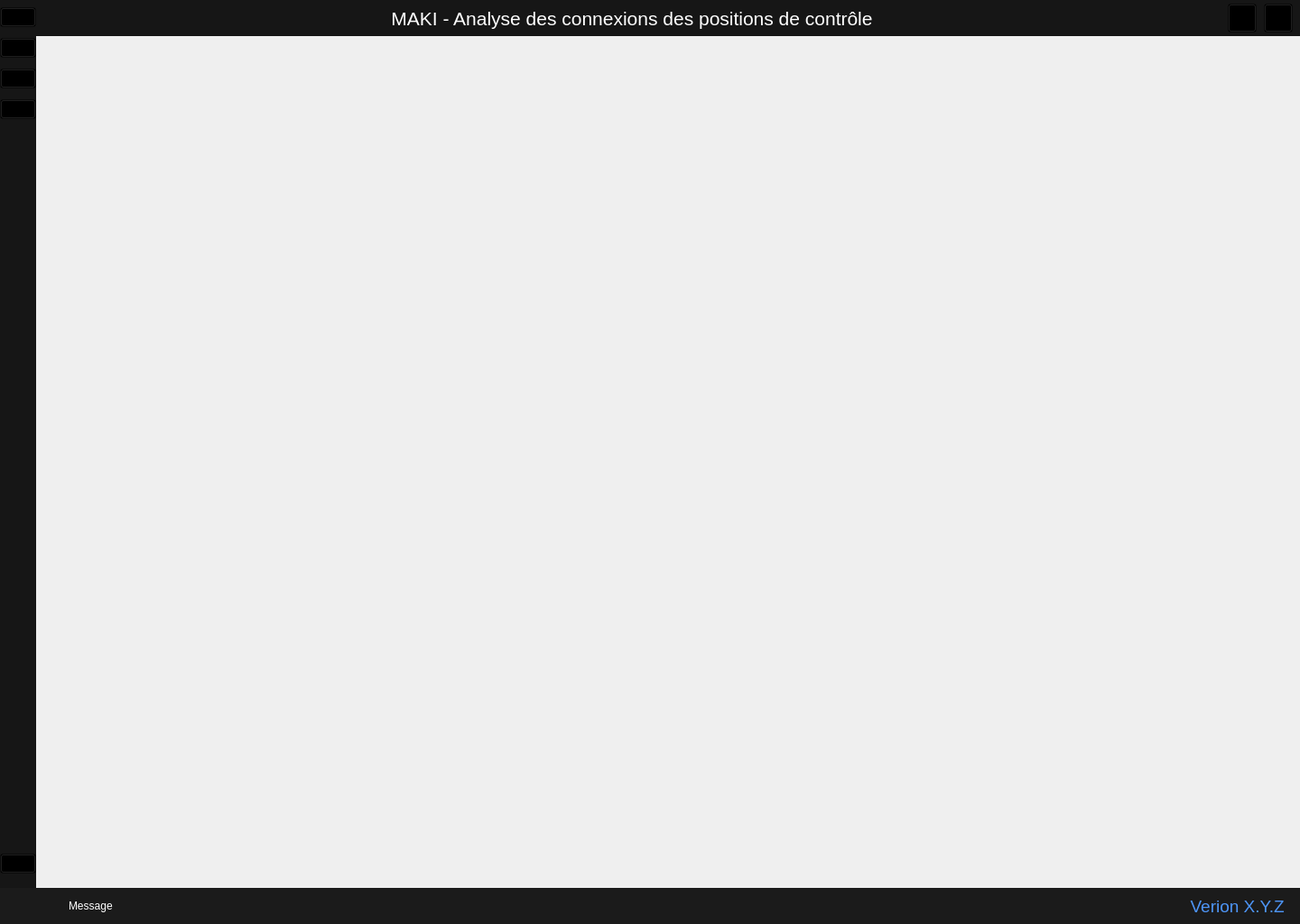
<?xml version="1.0" encoding="UTF-8"?>
<ui version="4.0">
 <class>MainWindow</class>
 <widget class="QMainWindow" name="MainWindow">
  <property name="geometry">
   <rect>
    <x>0</x>
    <y>0</y>
    <width>1440</width>
    <height>1024</height>
   </rect>
  </property>
  <property name="windowTitle">
   <string>MainWindow</string>
  </property>
  <property name="styleSheet">
   <string notr="true">#titre_application {
background-color: #161616;;
}

#titreLbl {
	color: rgb(255, 255, 255);
}

#window_sizeBtn {
    background-color: transparent;
}

#closeBtn {
    background-color: transparent;
}



#menu_vertical {
  background-color : #161616;
}

#homeBtn {
background-color: transparent;
}

#importCnxBtn {
background-color: transparent;
}

#importEvtBtn {
background-color: transparent;
}

#databaseBtn {
background-color: transparent;
}

#settingBtn {
background-color: transparent;
}

#footer {
  background-color : #1b1b1b;

}

#versionLbl {
    color : rgb(77, 149, 247);
}

#messageLbl {
    color: rgb(255, 255, 255);
}</string>
  </property>
  <widget class="QWidget" name="centralwidget">
   <layout class="QVBoxLayout" name="verticalLayout">
    <property name="spacing">
     <number>0</number>
    </property>
    <property name="leftMargin">
     <number>0</number>
    </property>
    <property name="topMargin">
     <number>0</number>
    </property>
    <property name="rightMargin">
     <number>0</number>
    </property>
    <property name="bottomMargin">
     <number>0</number>
    </property>
    <item>
     <widget class="QWidget" name="central_widget" native="true">
      <property name="sizePolicy">
       <sizepolicy hsizetype="Preferred" vsizetype="Expanding">
        <horstretch>0</horstretch>
        <verstretch>0</verstretch>
       </sizepolicy>
      </property>
      <layout class="QHBoxLayout" name="horizontalLayout_2">
       <property name="spacing">
        <number>0</number>
       </property>
       <property name="leftMargin">
        <number>0</number>
       </property>
       <property name="topMargin">
        <number>0</number>
       </property>
       <property name="rightMargin">
        <number>0</number>
       </property>
       <property name="bottomMargin">
        <number>0</number>
       </property>
       <item>
        <widget class="QWidget" name="menu_vertical" native="true">
         <layout class="QVBoxLayout" name="verticalLayout_2">
          <property name="spacing">
           <number>12</number>
          </property>
          <property name="leftMargin">
           <number>0</number>
          </property>
          <property name="topMargin">
           <number>8</number>
          </property>
          <property name="rightMargin">
           <number>0</number>
          </property>
          <property name="bottomMargin">
           <number>16</number>
          </property>
          <item>
           <widget class="QPushButton" name="homeBtn">
            <property name="sizePolicy">
             <sizepolicy hsizetype="Minimum" vsizetype="Minimum">
              <horstretch>0</horstretch>
              <verstretch>0</verstretch>
             </sizepolicy>
            </property>
            <property name="toolTip">
             <string>Home</string>
            </property>
            <property name="text">
             <string/>
            </property>
            <property name="icon">
             <iconset resource="ressources.qrc">
              <normaloff>:/icons/ressources/icons/home.svg</normaloff>:/icons/ressources/icons/home.svg</iconset>
            </property>
            <property name="iconSize">
             <size>
              <width>48</width>
              <height>48</height>
             </size>
            </property>
           </widget>
          </item>
          <item>
           <widget class="QPushButton" name="importCnxBtn">
            <property name="toolTip">
             <string>Importation des log de connexion</string>
            </property>
            <property name="text">
             <string/>
            </property>
            <property name="icon">
             <iconset resource="ressources.qrc">
              <normaloff>:/icons/ressources/icons/shuffle.svg</normaloff>:/icons/ressources/icons/shuffle.svg</iconset>
            </property>
            <property name="iconSize">
             <size>
              <width>48</width>
              <height>48</height>
             </size>
            </property>
           </widget>
          </item>
          <item>
           <widget class="QPushButton" name="importEvtBtn">
            <property name="toolTip">
             <string>Importation des log évènements</string>
            </property>
            <property name="text">
             <string/>
            </property>
            <property name="icon">
             <iconset resource="ressources.qrc">
              <normaloff>:/icons/ressources/icons/activity.svg</normaloff>:/icons/ressources/icons/activity.svg</iconset>
            </property>
            <property name="iconSize">
             <size>
              <width>48</width>
              <height>48</height>
             </size>
            </property>
           </widget>
          </item>
          <item>
           <widget class="QPushButton" name="databaseBtn">
            <property name="toolTip">
             <string>Gestion de la base de donnée...</string>
            </property>
            <property name="text">
             <string/>
            </property>
            <property name="icon">
             <iconset resource="ressources.qrc">
              <normaloff>:/icons/ressources/icons/database.svg</normaloff>:/icons/ressources/icons/database.svg</iconset>
            </property>
            <property name="iconSize">
             <size>
              <width>48</width>
              <height>48</height>
             </size>
            </property>
            <property name="flat">
             <bool>false</bool>
            </property>
           </widget>
          </item>
          <item>
           <spacer name="verticalSpacer">
            <property name="orientation">
             <enum>Qt::Vertical</enum>
            </property>
            <property name="sizeHint" stdset="0">
             <size>
              <width>20</width>
              <height>737</height>
             </size>
            </property>
           </spacer>
          </item>
          <item>
           <widget class="QPushButton" name="settingBtn">
            <property name="enabled">
             <bool>true</bool>
            </property>
            <property name="text">
             <string/>
            </property>
            <property name="icon">
             <iconset resource="ressources.qrc">
              <normaloff>:/icons/ressources/icons/settings.svg</normaloff>:/icons/ressources/icons/settings.svg</iconset>
            </property>
            <property name="iconSize">
             <size>
              <width>48</width>
              <height>48</height>
             </size>
            </property>
           </widget>
          </item>
         </layout>
        </widget>
       </item>
       <item>
        <widget class="QWidget" name="widget_main" native="true">
         <property name="sizePolicy">
          <sizepolicy hsizetype="Expanding" vsizetype="Preferred">
           <horstretch>0</horstretch>
           <verstretch>0</verstretch>
          </sizepolicy>
         </property>
         <property name="autoFillBackground">
          <bool>false</bool>
         </property>
         <property name="styleSheet">
          <string notr="true"/>
         </property>
         <layout class="QVBoxLayout" name="verticalLayout_3">
          <property name="spacing">
           <number>0</number>
          </property>
          <property name="leftMargin">
           <number>0</number>
          </property>
          <property name="topMargin">
           <number>0</number>
          </property>
          <property name="rightMargin">
           <number>0</number>
          </property>
          <property name="bottomMargin">
           <number>0</number>
          </property>
          <item>
           <widget class="QWidget" name="titre_application" native="true">
            <property name="sizePolicy">
             <sizepolicy hsizetype="Preferred" vsizetype="Preferred">
              <horstretch>0</horstretch>
              <verstretch>0</verstretch>
             </sizepolicy>
            </property>
            <property name="minimumSize">
             <size>
              <width>0</width>
              <height>40</height>
             </size>
            </property>
            <property name="maximumSize">
             <size>
              <width>16777215</width>
              <height>40</height>
             </size>
            </property>
            <layout class="QHBoxLayout" name="horizontalLayout_3">
             <property name="spacing">
              <number>8</number>
             </property>
             <property name="leftMargin">
              <number>8</number>
             </property>
             <property name="topMargin">
              <number>0</number>
             </property>
             <property name="rightMargin">
              <number>8</number>
             </property>
             <property name="bottomMargin">
              <number>0</number>
             </property>
             <item>
              <widget class="QLabel" name="titreLbl">
               <property name="sizePolicy">
                <sizepolicy hsizetype="Expanding" vsizetype="Preferred">
                 <horstretch>0</horstretch>
                 <verstretch>0</verstretch>
                </sizepolicy>
               </property>
               <property name="font">
                <font>
                 <pointsize>16</pointsize>
                </font>
               </property>
               <property name="text">
                <string>MAKI - Analyse des connexions des positions de contrôle</string>
               </property>
               <property name="alignment">
                <set>Qt::AlignCenter</set>
               </property>
              </widget>
             </item>
             <item>
              <widget class="QPushButton" name="window_sizeBtn">
               <property name="enabled">
                <bool>true</bool>
               </property>
               <property name="maximumSize">
                <size>
                 <width>32</width>
                 <height>32</height>
                </size>
               </property>
               <property name="toolTip">
                <string>Taille optimale de la fenêtre !</string>
               </property>
               <property name="text">
                <string/>
               </property>
               <property name="icon">
                <iconset resource="ressources.qrc">
                 <normaloff>:/icons/ressources/icons/maximize.svg</normaloff>:/icons/ressources/icons/maximize.svg</iconset>
               </property>
               <property name="iconSize">
                <size>
                 <width>28</width>
                 <height>28</height>
                </size>
               </property>
              </widget>
             </item>
             <item>
              <widget class="QPushButton" name="closeBtn">
               <property name="sizePolicy">
                <sizepolicy hsizetype="Minimum" vsizetype="Minimum">
                 <horstretch>0</horstretch>
                 <verstretch>0</verstretch>
                </sizepolicy>
               </property>
               <property name="maximumSize">
                <size>
                 <width>32</width>
                 <height>32</height>
                </size>
               </property>
               <property name="toolTip">
                <string>Fermeture de l'application...</string>
               </property>
               <property name="text">
                <string/>
               </property>
               <property name="icon">
                <iconset resource="ressources.qrc">
                 <normaloff>:/icons/ressources/icons/x-square.svg</normaloff>:/icons/ressources/icons/x-square.svg</iconset>
               </property>
               <property name="iconSize">
                <size>
                 <width>28</width>
                 <height>28</height>
                </size>
               </property>
              </widget>
             </item>
            </layout>
           </widget>
          </item>
          <item>
           <widget class="QStackedWidget" name="stackedWidget">
            <property name="sizePolicy">
             <sizepolicy hsizetype="Preferred" vsizetype="Expanding">
              <horstretch>0</horstretch>
              <verstretch>0</verstretch>
             </sizepolicy>
            </property>
            <property name="autoFillBackground">
             <bool>false</bool>
            </property>
            <property name="styleSheet">
             <string notr="true"/>
            </property>
            <property name="currentIndex">
             <number>-1</number>
            </property>
           </widget>
          </item>
         </layout>
        </widget>
       </item>
      </layout>
     </widget>
    </item>
    <item>
     <widget class="QWidget" name="footer" native="true">
      <property name="minimumSize">
       <size>
        <width>0</width>
        <height>40</height>
       </size>
      </property>
      <property name="maximumSize">
       <size>
        <width>16777215</width>
        <height>40</height>
       </size>
      </property>
      <layout class="QHBoxLayout" name="horizontalLayout">
       <property name="spacing">
        <number>24</number>
       </property>
       <property name="leftMargin">
        <number>20</number>
       </property>
       <property name="topMargin">
        <number>0</number>
       </property>
       <property name="rightMargin">
        <number>12</number>
       </property>
       <property name="bottomMargin">
        <number>0</number>
       </property>
       <item>
        <widget class="QLabel" name="logo_dsna">
         <property name="enabled">
          <bool>true</bool>
         </property>
         <property name="sizePolicy">
          <sizepolicy hsizetype="Preferred" vsizetype="Preferred">
           <horstretch>5</horstretch>
           <verstretch>0</verstretch>
          </sizepolicy>
         </property>
         <property name="maximumSize">
          <size>
           <width>32</width>
           <height>32</height>
          </size>
         </property>
         <property name="toolTip">
          <string>© 2023 SNA-RP/CDG</string>
         </property>
         <property name="statusTip">
          <string/>
         </property>
         <property name="text">
          <string comment="eet"/>
         </property>
         <property name="pixmap">
          <pixmap resource="ressources.qrc">:/icons/ressources/icons/120px-DGAC_DSNA.svg.png</pixmap>
         </property>
         <property name="scaledContents">
          <bool>true</bool>
         </property>
         <property name="wordWrap">
          <bool>false</bool>
         </property>
        </widget>
       </item>
       <item>
        <widget class="QLabel" name="messageLbl">
         <property name="sizePolicy">
          <sizepolicy hsizetype="Expanding" vsizetype="Preferred">
           <horstretch>0</horstretch>
           <verstretch>0</verstretch>
          </sizepolicy>
         </property>
         <property name="text">
          <string>Message</string>
         </property>
        </widget>
       </item>
       <item>
        <widget class="QLabel" name="versionLbl">
         <property name="font">
          <font>
           <family>Helvetica Neue</family>
           <pointsize>14</pointsize>
          </font>
         </property>
         <property name="text">
          <string>Verion X.Y.Z </string>
         </property>
         <property name="alignment">
          <set>Qt::AlignRight|Qt::AlignTrailing|Qt::AlignVCenter</set>
         </property>
        </widget>
       </item>
      </layout>
     </widget>
    </item>
   </layout>
  </widget>
 </widget>
 <resources>
  <include location="ressources.qrc"/>
 </resources>
 <connections/>
</ui>
